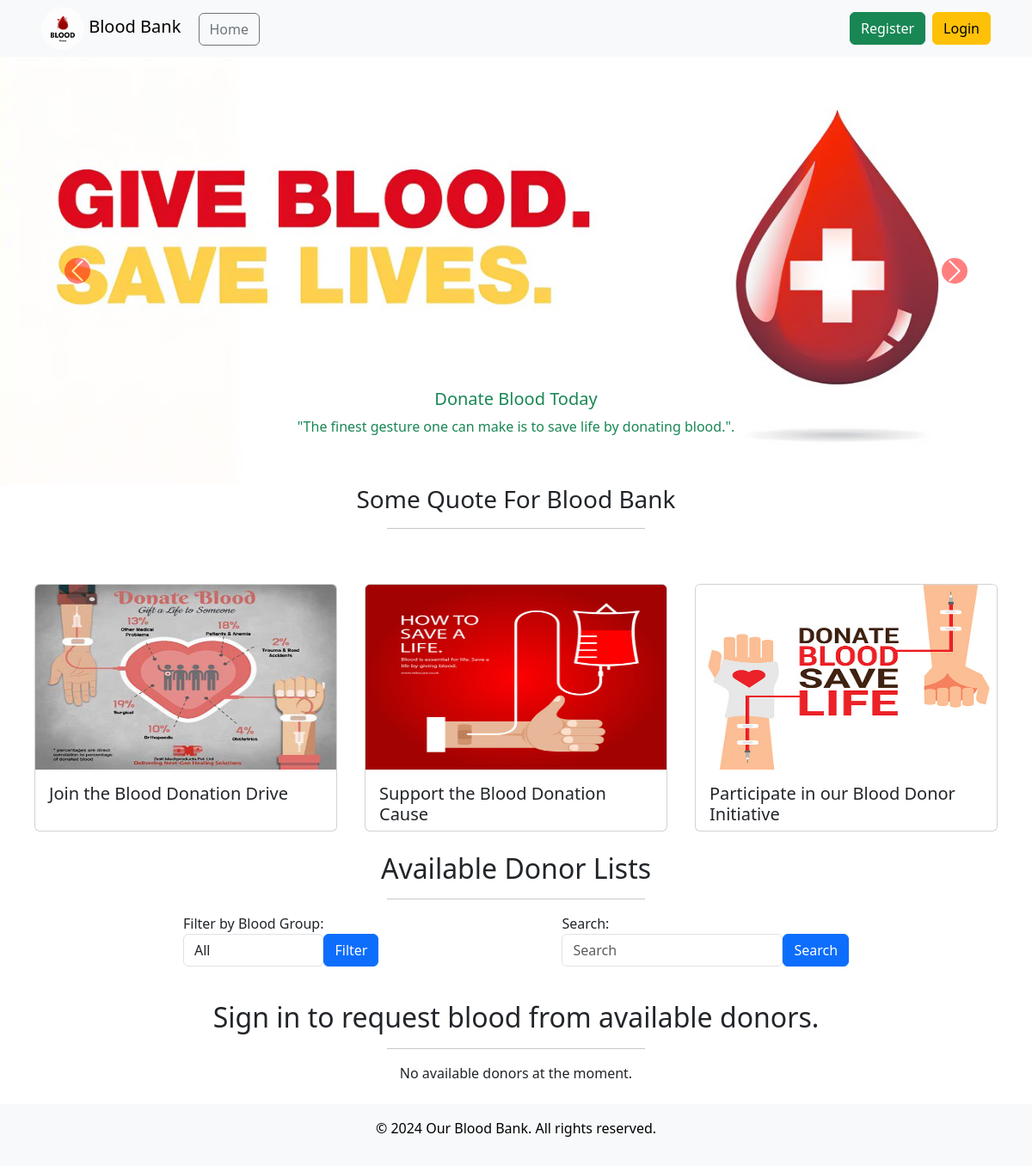
The app's page /, older data.
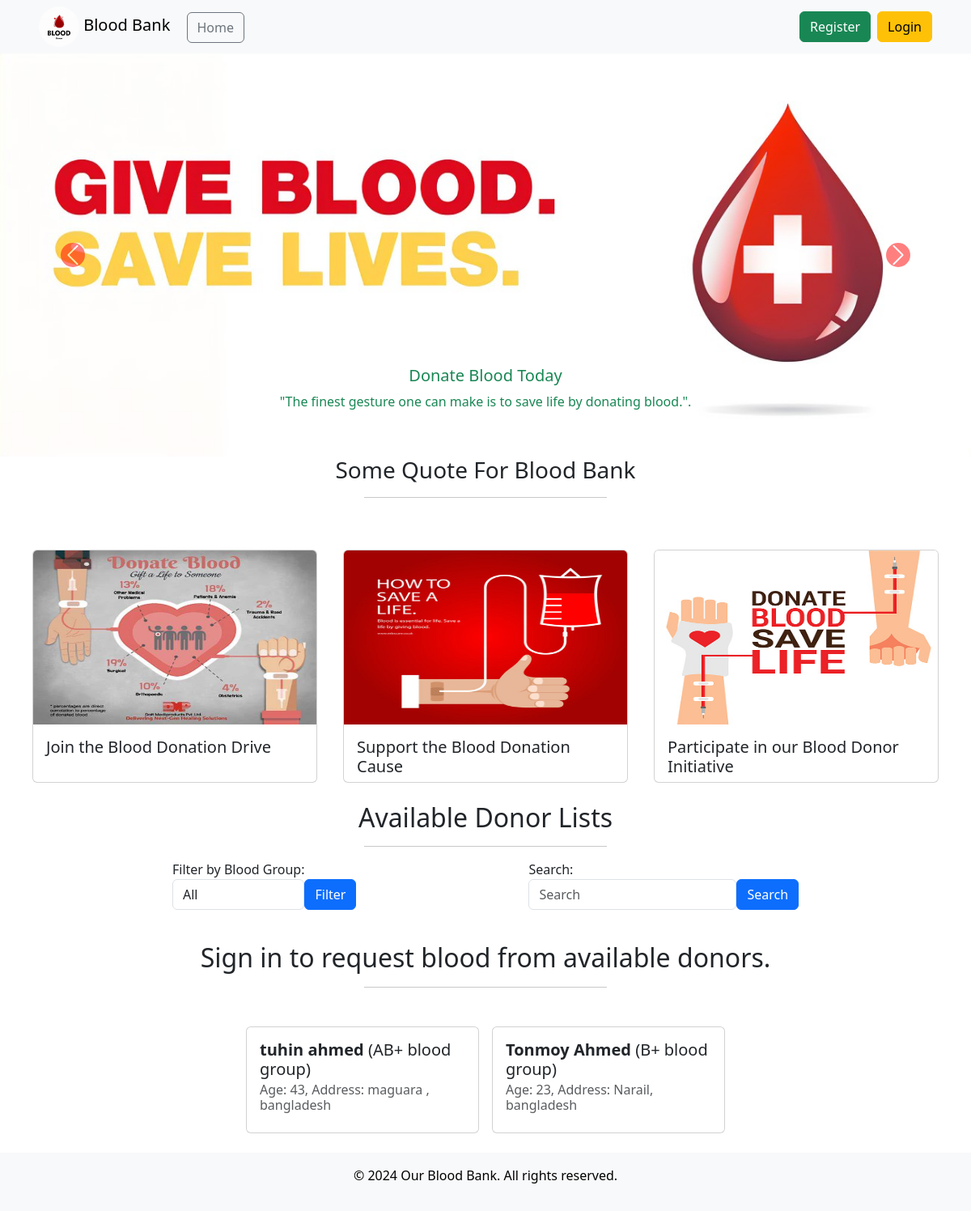
The same page, newer data.
### blood/models.py (models this page shows, shortened)
class UserDetails(models.Model):
    user = models.OneToOneField(User, on_delete=models.CASCADE)
    name = models.CharField(max_length=255, null=True, blank=True)
    age = models.IntegerField()
    address = models.TextField()
    last_donation_date = models.DateField(null=True, blank=True)
    availability_for_donation = models.BooleanField(default=True)
    bloodgroup = models.CharField(max_length=5, choices=[('O+', 'O+'), ('O-', 'O-'), ('A+', 'A+'), ('A-', 'A-'), ('B+', 'B+'), ('B-', 'B-'), ('AB+', 'AB+'), ('AB-', 'AB-')])

### users/views.py (the view, shortened to what this page needs)
# urls.py: 2. Add a URL to urlpatterns:  path('', views.home, name='home')
def home(request):
    blood_group_filter = request.GET.get('blood_group', '')
    search_query = request.GET.get('search', '')
    available_donors = UserDetails.objects.filter(availability_for_donation=True)
    donation_events = DonationEvent.objects.all()
    if blood_group_filter:
        donation_events = donation_events.filter(bloodgroup=blood_group_filter)
        available_donors=available_donors.filter(bloodgroup=blood_group_filter)
    return render(request, "home.html",  {'donation_events': donation_events, 'blood_group_filter': blood_group_filter, 'search_query': search_query, 'available_donors': available_donors})

### templates/home.html (shortened to what this page needs)
{% extends "base.html" %} {% load static %}{% load crispy_forms_tags %} {% block content %}
<div id="carouselExampleCaptions" class="carousel slide ">
        <div class="carousel-indicators">
          <button type="button" data-bs-target="#carouselExampleCaptions" data-bs-slide-to="0" class="active" aria-current="true" aria-label="Slide 1"></button>
          <button type="button" data-bs-target="#carouselExampleCaptions" data-bs-slide-to="1" aria-label="Slide 2"></button>
          <button type="button" data-bs-target="#carouselExampleCaptions" data-bs-slide-to="2" aria-label="Slide 3"></button>
        </div>
        <div class="carousel-inner">
          <div class="carousel-item active">
            <img src="{% static 'slider1.jpeg' %}" class="d-block w-100" alt="...">
            <div class="carousel-caption d-none d-md-block text-success">
              <h5>Donate Blood Today</h5>
              <p>"The finest gesture one can make is to save life by donating blood.".</p>
            </div>
          </div>
        </div>
        <button class="carousel-control-prev" type="button" data-bs-target="#carouselExampleCaptions" data-bs-slide="prev">
          <span class="carousel-control-prev-icon text-primary" aria-hidden="true"></span>
        </button>
        <button class="carousel-control-next" type="button" data-bs-target="#carouselExampleCaptions" data-bs-slide="next">
          <span class="carousel-control-next-icon text-primary" aria-hidden="true"></span>
        </button>
      </div>
      <h3 class="text-center">Some Quote For Blood Bank</h3>
      <hr class="w-25  mx-auto"/>
        <div class="d-flex flex-wrap justify-content-center  mt-5 ">
          <div class="card m-3 col-sm-12 col-md-6 col-lg-6 col-xl-4" style="width: 22rem; height: 18rem">
            <img
              src="{% static 'card1.jpeg' %}"
              class="card-img-top img-fluid h-75"
              alt="..."
            />
            <div class="card-body">
              <h5 class="card-title">
                <a
                  class="text-decoration-none text-dark"
                  >Join the Blood Donation Drive</a
                >
              </h5>
            </div>
          </div>
          <div class="card m-3 col-sm-12 col-md-6 col-lg-6 col-xl-4" style="width: 22rem; height: 18rem">
            <img
              src="{% static 'card2.jpg' %}"
              class="card-img-top img-fluid h-75"
              alt="..."
            />
            <div class="card-body">
              <h5 class="card-title">
                <a
                  class="text-decoration-none text-dark"
                  >Support the Blood Donation Cause</a
                >
              </h5>
            </div>
          </div>
          <div class="card m-3 col-sm-12 col-md-6 col-lg-6 col-xl-4" style="width: 22rem; height: 18rem">
            <img
              src="{% static 'card3.jpg' %}"
              class="card-img-top img-fluid h-75"
              alt="..."
            />
            <div class="card-body">
              <h5 class="card-title">
                <a
                  class="text-decoration-none text-dark"
                  >Participate in our Blood Donor Initiative</a
                >
              </h5>
            </div>
          </div>
        </div>
<h2 class="text-center my-2">Available Donor Lists</h2>
<hr class="w-25  mx-auto"/>
<div class="d-flex justify-content-evenly">
         <form method="get" action="{% url 'home' %}" class="  mb-3">
                <div class="d-flex">
                      <div class=" mb-3">
                        <label for="blood_group">Filter by Blood Group:</label>
                              <select class="form-control" name="blood_group" id="blood_group">
                                      <option value="" {% if not blood_group_filter %}selected{% endif %}>All</option>
                              </select>
                      </div>
                      <div class=" mt-4">
                         <button type="submit" class="btn btn-primary btn-block">Filter</button>
                      </div>
                  </div>
        </form>
       <form method="get" action="{% url 'home' %}" class=" mb-3">
         <div class="form-group d-flex" >
                <div  class=" mb-3">
                <label for="search">Search:</label>
                <input type="text" class="form-control" name="search" id="search" placeholder="Search" value="{{ search_query }}">
                </div>
                <div class=" mt-4">
                        <button type="submit" class="btn btn-primary">Search</button>
                     </div>
         </div>
        </form>
</div>
   {% if user.is_authenticated %}
    <h2 class="text-center my-2">Welcome, {{ user.username }}!</h2>
    <hr class="w-25  mx-auto"/>
  {% else %}
    <h2 class="text-center my-2">Sign in to request blood from available donors.</h2>
    <hr class="w-25  mx-auto"/>
  {% endif %}
  {% if available_donors %}
    <div class="d-flex flex-wrap justify-content-center  mt-5 ">
      {% for donor in available_donors %}
      <div class="card col-sm-12 col-md-6 col-lg-6 col-xl-4 mx-2" style="width: 18rem;">
        <div class="card-body">
          <h5 class="card-title"><strong>{{ donor.name }}</strong> ({{ donor.bloodgroup }} blood group)</h5>
          <h6 class="card-subtitle mb-2 text-body-secondary"> Age: {{ donor.age }}, Address: {{ donor.address }}</h6>
        </div>
      </div>
      {% endfor %}
   </div>
  {% else %}
    <p class="text-center my-2">No available donors at the moment.</p>
  {% endif %}
 <footer class="bg-light text-black text-center py-3 mt-4">
        <div class="container">
          <p>&copy; 2024 Our Blood Bank. All rights reserved.</p>
        </div>
      </footer>
{% endblock %}

### templates/base.html (shortened to what this page needs)
{% load static %}
<!DOCTYPE html>
<html lang="en">
  <head>
    <link
      href="https://cdn.jsdelivr.net/npm/bootstrap@5.3.2/dist/css/bootstrap.min.css"
      rel="stylesheet"
    />
  </head>
  <body>
    <nav class="navbar bg-body-tertiary">
      <div class="container-fluid px-5">
        <div>
          <a class="navbar-brand" href="{% url 'home' %}">
            <img
              src="{% static 'logo2.jpeg' %}"
              alt="Library Logo"
              height="50px"
              class="rounded-pill"
            />
            Blood Bank</a
          >
          <a class="btn btn-outline-secondary" href="{% url 'home' %}">Home</a>
        </div>
        <div class="d-flex" role="search">
          {% if request.user.is_authenticated %}
          <a
            class="btn btn-outline-success mx-4"
            href="{% url 'user_dashboard' %}"
            >Dashboard</a
          >
          <a
            class="btn btn-outline-success mx-4"
            href="{% url 'create_userdetails' %}"
            >Add Donor's Details
          </a>
          <a
            class="btn btn-outline-success mx-4"
            href="{% url 'create_donation_event' %}"
            >Create Requests For blood
          </a>
          <a class="btn btn-outline-danger" href="{% url 'logout' %}">Logout</a>
          {% else %}
          <a class="btn btn-success mx-2" href="{% url 'register' %}"
            >Register</a
          >
          <a class="btn btn-warning" href="{% url 'login' %}">Login</a>
          {% endif %}
        </div>
      </div>
    </nav>
     {% block content %} {% endblock %}
  </body>
</html>

### templates/base.html (style rules this page uses)
.carousel-control-prev-icon, .carousel-control-next-icon { background-color: red !important; border-radius: 50%; width: 30px; height: 30px; display: flex; align-items: center; justify-content: center; }

Row changes from the older to the newer data that the page shows:
added UserDetails: name "tuhin ahmed", bloodgroup "AB+", age "43", address "maguara , bangladesh"
added UserDetails: name "Tonmoy Ahmed", bloodgroup "B+", age "23", address "Narail, bangladesh"
Text that changed along with them:
text no longer shown: "No available donors at the moment."
